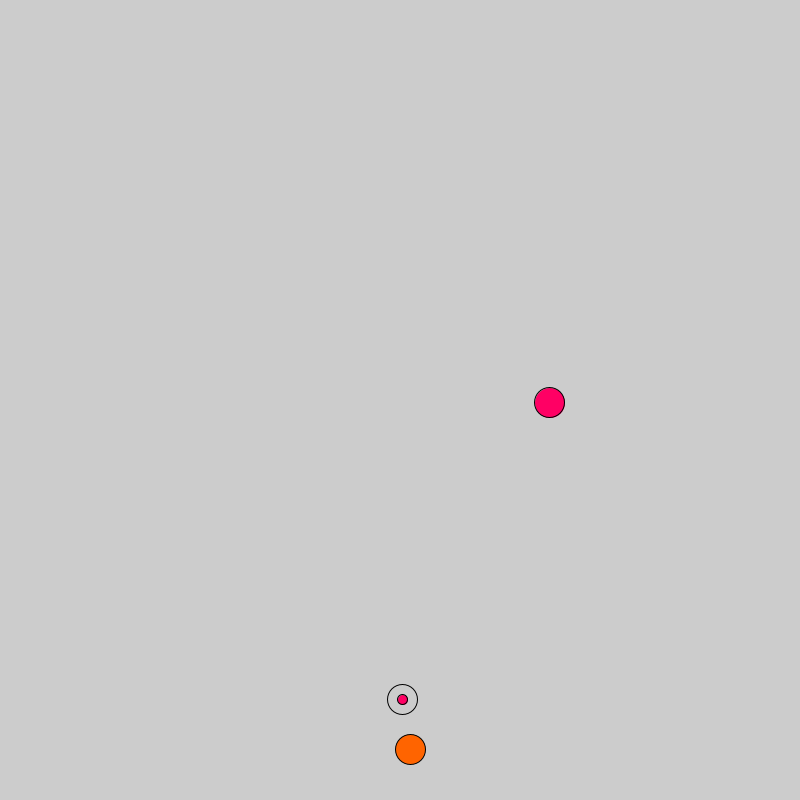
Frame 1 (no input)
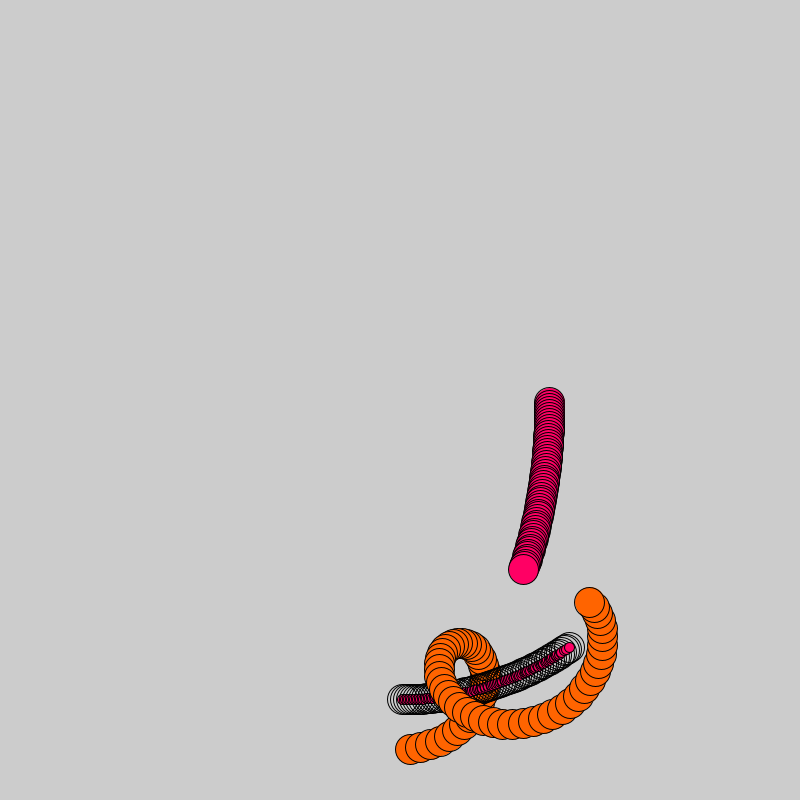
Frame 60 (the mouse pressed at the canvas centre just before this capture)
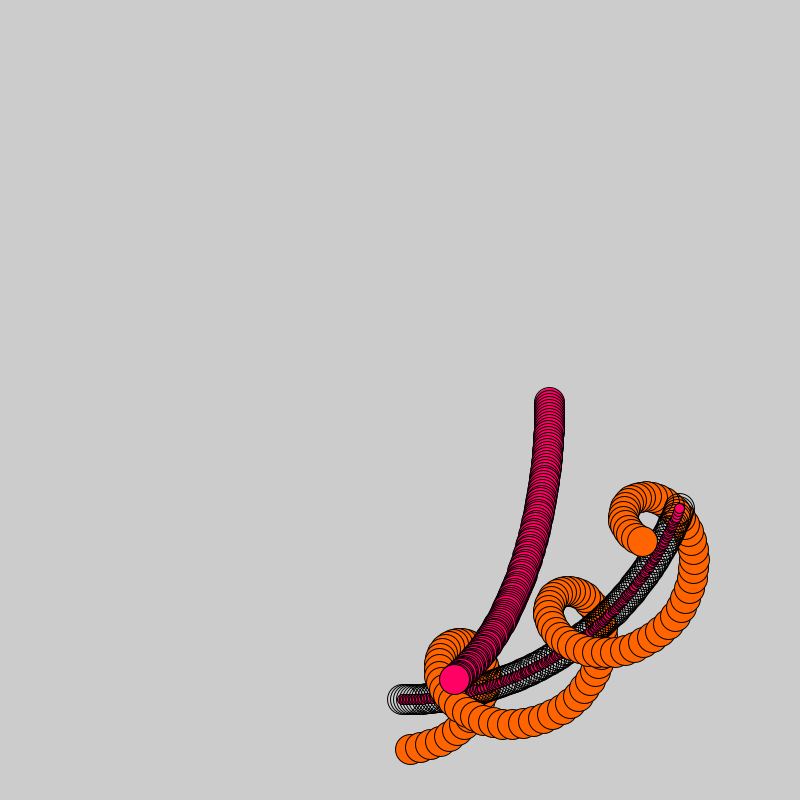
Frame 120 (the mouse held since frame 60 and released just before this capture)

The Processing sketch that drew these frames (run headless with seeded random() and noise(); from frame 60 on, the mouse is pressed at the canvas centre):

// Processing sketch: processing_135484
// ── processing_135484.pde

float i = 0;
void setup() {
  size(800, 800);
}
void draw() {
  //background(255);
  fill(833, 0, 100);
  i=i+0.01;
  float posicionX = 300*sin(i);
  float posicionY = 300*cos(i);

  float otraPosicionX = 50*sin(i*15);
  float otraPosicionY = 50*cos(i*15);
  float grueso = 30;

  float copia = posicionY/2;
  float gruesoN = 10;
  ellipse(width/2+posicionX, height/2+posicionY, 10, 10);
  ellipse(width/2+copia, height/2+posicionX, grueso, grueso);



  fill(300);
  ellipse((width/2)+posicionX, (width/2)+posicionY, grueso, grueso);
  fill(900, 100, 0);
  ellipse((width/2)+posicionX+otraPosicionX, (width/2)+posicionY+otraPosicionY, grueso, grueso);
}
